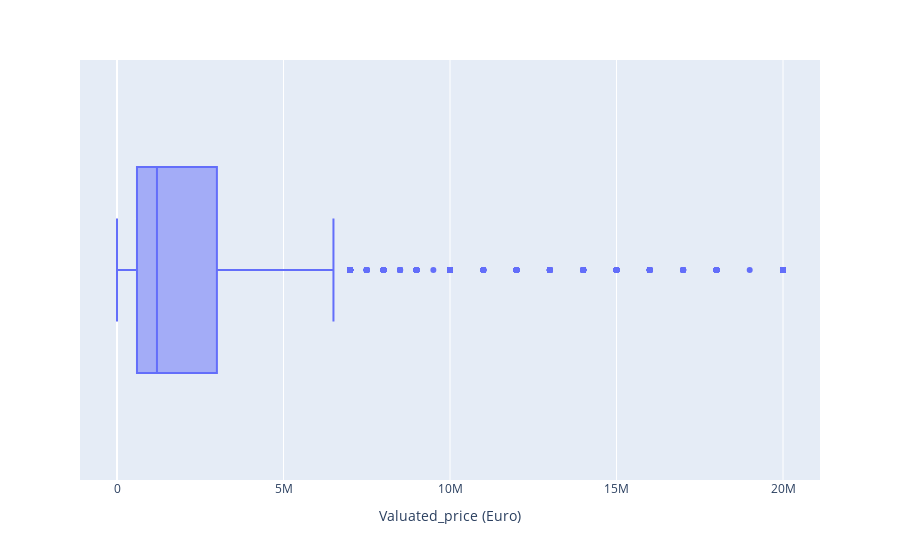

The cell this chart's notebook holds for it:
### Code cell
fig = px.box(df, x = 'Valuated_price (Euro)')
fig.show()

### Figure 1 — Plotly figure (JSON) as saved in the notebook; plotly's stock layout.template omitted (floating-point values rounded to 4 significant figures; data arrays with more than 128 entries replaced by an {"elided": "..."} marker saying what was removed)
{"data": [{"alignmentgroup": "True", "hovertemplate": "Valuated_price (Euro)=%{x}<extra></extra>", "legendgroup": "", "marker": {"color": "#636efa"}, "name": "", "notched": false, "offsetgroup": "", "orientation": "h", "showlegend": false, "type": "box", "x": {"elided": "7125 int values"}, "x0": " ", "xaxis": "x", "y0": " ", "yaxis": "y"}], "layout": {"boxmode": "group", "legend": {"tracegroupgap": 0}, "margin": {"t": 60}, "xaxis": {"anchor": "y", "domain": [0, 1], "title": {"text": "Valuated_price (Euro)"}}, "yaxis": {"anchor": "x", "domain": [0, 1]}}}
